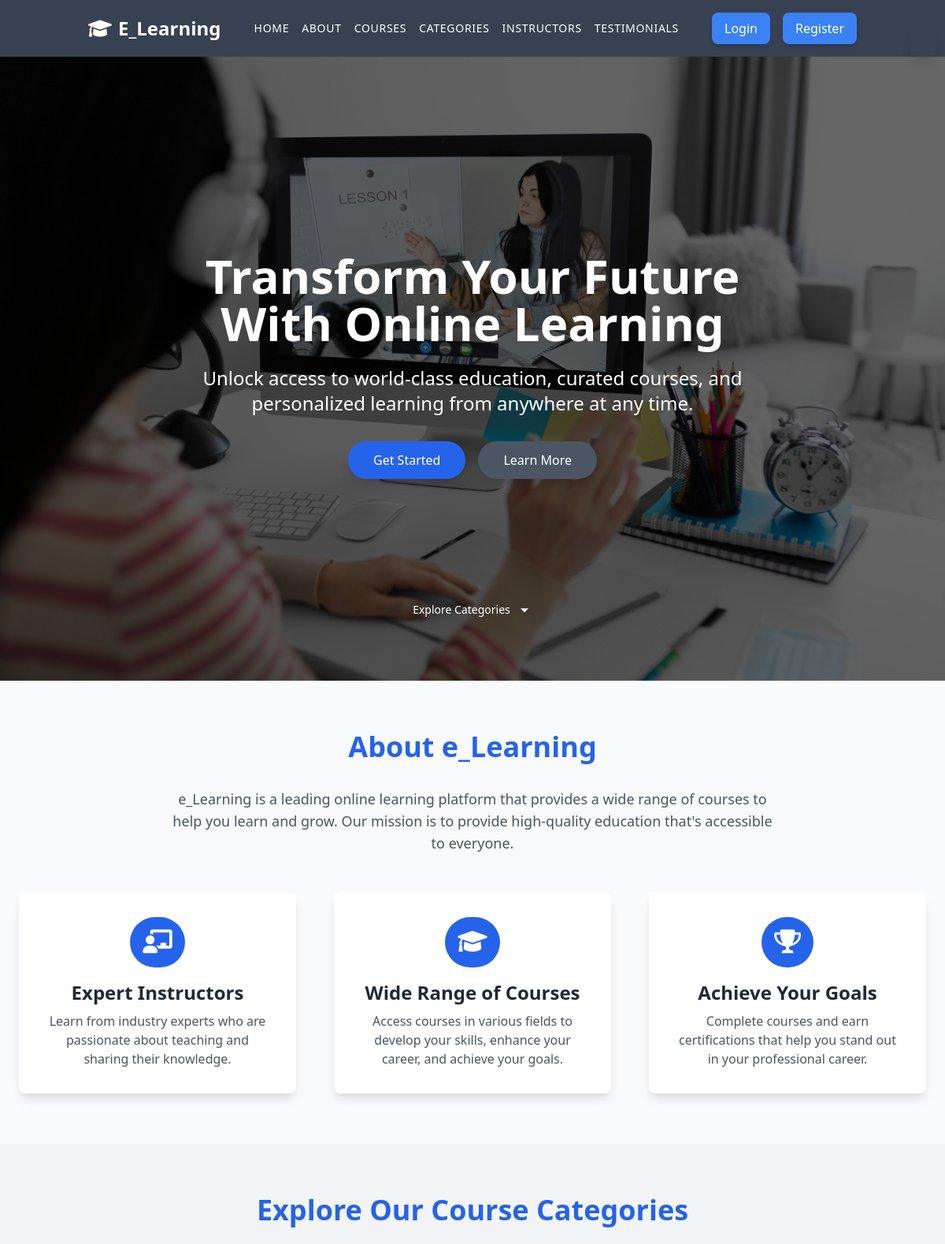
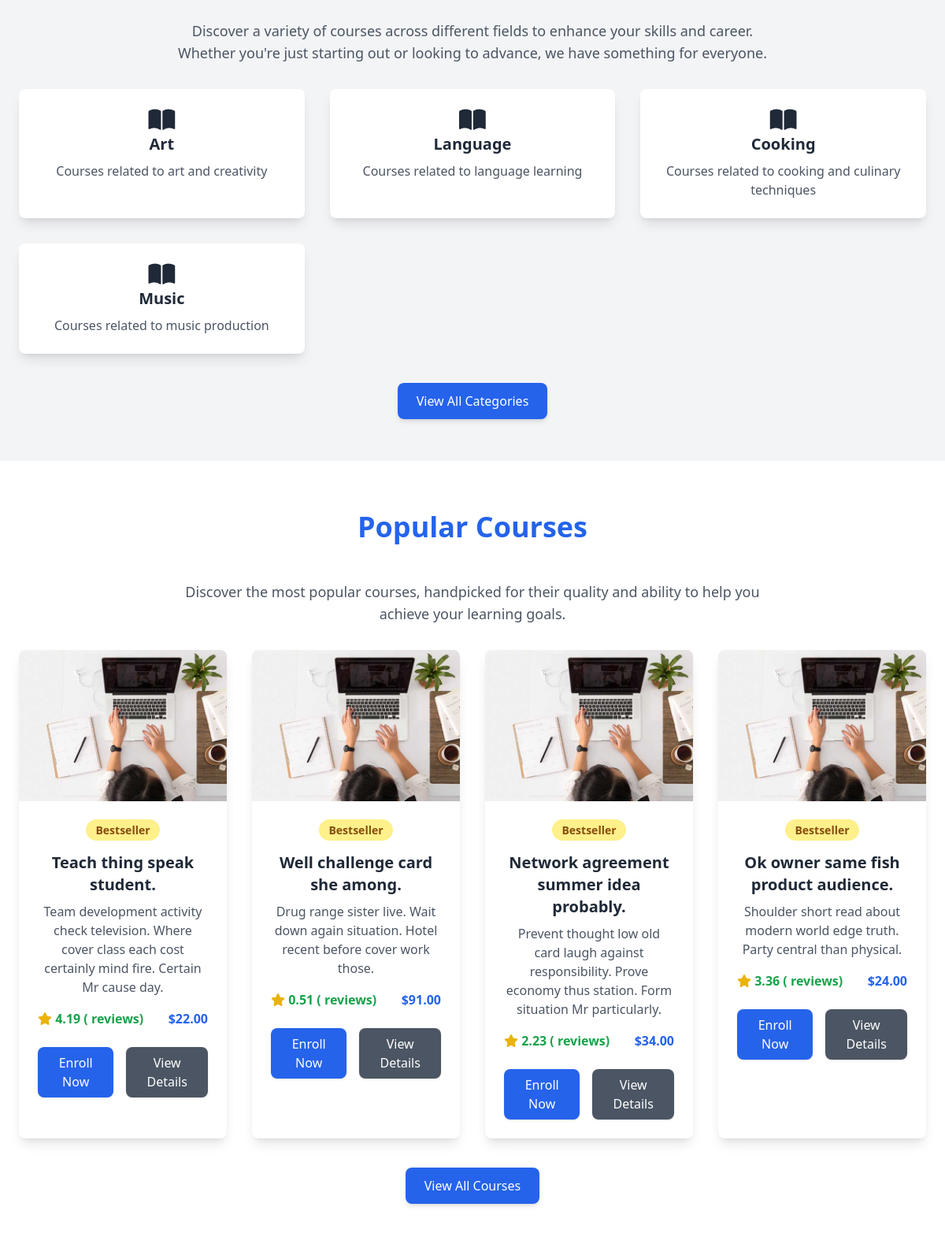
The page / (upper part) on the database its author committed (2 pictures, top to bottom).
### courses/models.py (models this page shows, shortened)
class Category(models.Model):
    name = models.CharField(max_length=255)
    description = models.TextField()
    created_at = models.DateTimeField(auto_now_add=True)

class Course(models.Model):
    title = models.CharField(max_length=255)
    description = models.TextField()
    price = models.DecimalField(max_digits=10, decimal_places=2, default=0)
    rating = models.FloatField(
        default=0.0,
        validators=[MinValueValidator(0), MaxValueValidator(5)]
    )
    instructor = models.ForeignKey(
        settings.AUTH_USER_MODEL,
        on_delete=models.CASCADE,
        related_name='courses',
        null=True,
        blank=True
    )
    category = models.ForeignKey(
        Category,
        on_delete=models.CASCADE,
        related_name='courses',
        null=True,
        blank=True
    )
    created_at = models.DateTimeField(auto_now_add=True)

### courses/views.py (the view)
# urls.py: path('', index, name='index'),
def index(request):
    categories = Category.objects.all().order_by('-created_at')
    categories = categories[:4]
    courses = Course.objects.annotate(
        enrolled=Count('enrollment')).order_by('-enrolled')
    courses = courses[:4]  # Apply slice after ordering
    for course in courses:
        course.rating = round(course.rating, 2)
    total_courses = Course.objects.count()
    total_categories = Category.objects.count()
    return render(request, 'courses/home.html', {
        'categories': categories,
        'courses': courses,
        'total_courses': total_courses,
        'total_categories': total_categories,
    })

### templates/courses/home.html (shortened to what this page needs)
{% extends "base.html" %}
{% load static %}
{% block content %}
    <section id="home"
             class="hero relative bg-cover bg-center h-screen"
             style="background-image: url('{% static 'images/close-up-student-online-class.jpg' %}')">
        <div class="absolute inset-0 bg-black bg-opacity-60 flex flex-col justify-center items-center text-center text-white p-4">
            <h1 class="text-4xl md:text-6xl font-extrabold mb-6 leading-tight animate__animated animate__fadeInDown">
                Transform Your Future
                <br>
                With Online Learning
            </h1>
            <p class="text-lg md:text-2xl mb-8 max-w-3xl animate__animated animate__fadeInUp">
                Unlock access to world-class education, curated courses, and personalized learning from anywhere at any
                time.
            </p>
            <div class="space-x-4 flex justify-center">
                <a href="#"
                   aria-label="Get Started"
                   class="bg-blue-600 hover:bg-blue-700 text-white py-3 px-8 rounded-full shadow-lg transform transition duration-300 ease-in-out hover:scale-105 animate__animated animate__fadeInLeft">
                    Get Started
                </a>
                <a href="#"
                   aria-label="Learn More"
                   class="bg-gray-600 hover:bg-gray-700 text-white py-3 px-8 rounded-full shadow-lg transform transition duration-300 ease-in-out hover:scale-105 animate__animated animate__fadeInRight">
                    Learn More
                </a>
            </div>
            <div class="absolute bottom-20 animate-bounce">
                <a id="category-btn"
                   aria-label="Scroll Down"
                   title="Scroll Down"
                   class="text-white text-sm flex items-center space-x-2 hover:underline">
                    <span>Explore Categories</span>
                    <svg class="w-5 h-5"
                         fill="currentColor"
                         viewBox="0 0 24 24"
                         xmlns="http://www.w3.org/2000/svg">
                        <path d="M12 16l-6-6h12l-6 6z"></path>
                    </svg>
                </a>
            </div>
        </div>
    </section>
    <section id="about" class="py-16 px-6 bg-gray-50">
        <div class="max-w-7xl mx-auto text-center">
            <h2 class="text-3xl md:text-4xl font-extrabold text-blue-600 mb-8">About e_Learning</h2>
            <p class="text-lg text-gray-600 mb-12 max-w-3xl mx-auto">
                e_Learning is a leading online learning platform that provides a wide range of courses to help you learn
                and grow. Our mission is to provide high-quality education that's accessible to everyone.
            </p>
            <div class="grid grid-cols-1 sm:grid-cols-2 lg:grid-cols-3 gap-12">
                <div class="bg-white shadow-lg rounded-lg p-8 flex flex-col items-center text-center transform transition duration-300 hover:scale-105 hover:shadow-xl">
                    <div class="bg-blue-600 text-white p-4 rounded-full mb-4">
                        <i class="fas fa-chalkboard-teacher text-3xl"></i>
                    </div>
                    <h3 class="text-2xl font-semibold text-gray-800 mb-2">Expert Instructors</h3>
                    <p class="text-gray-600">
                        Learn from industry experts who are passionate about teaching and sharing
                        their knowledge.
                    </p>
                </div>
                <div class="bg-white shadow-lg rounded-lg p-8 flex flex-col items-center text-center transform transition duration-300 hover:scale-105 hover:shadow-xl">
                    <div class="bg-blue-600 text-white p-4 rounded-full mb-4">
                        <i class="fas fa-graduation-cap text-3xl"></i>
                    </div>
                    <h3 class="text-2xl font-semibold text-gray-800 mb-2">Wide Range of Courses</h3>
                    <p class="text-gray-600">
                        Access courses in various fields to develop your skills, enhance your
                        career, and achieve your goals.
                    </p>
                </div>
                <div class="bg-white shadow-lg rounded-lg p-8 flex flex-col items-center text-center transform transition duration-300 hover:scale-105 hover:shadow-xl">
                    <div class="bg-blue-600 text-white p-4 rounded-full mb-4">
                        <i class="fas fa-trophy text-3xl"></i>
                    </div>
                    <h3 class="text-2xl font-semibold text-gray-800 mb-2">Achieve Your Goals</h3>
                    <p class="text-gray-600">
                        Complete courses and earn certifications that help you stand out in your
                        professional career.
                    </p>
                </div>
            </div>
        </div>
    </section>
    <section id="categories" class="py-16 px-6 bg-gray-100">
        <div class="max-w-7xl mx-auto text-center">
            <h2 class="text-3xl md:text-4xl font-extrabold text-blue-600 mb-12">Explore Our Course Categories</h2>
            <p class="text-lg text-gray-600 mb-8 max-w-3xl mx-auto">
                Discover a variety of courses across different fields to enhance your skills and career. Whether you're
                just starting out or looking to advance, we have something for everyone.
            </p>
            <div class="grid grid-cols-1 sm:grid-cols-2 lg:grid-cols-3 xl:grid-cols-4 gap-8">
                {% for category in categories %}
                    <a href="{% url 'category_detail' category.id %}"
                       class="bg-white shadow-lg rounded-lg p-6 text-center transform transition-all duration-300 hover:translate-y-3 hover:shadow-2xl hover:bg-blue-50">
                        <i class="fas fa-book-open text-3xl  "></i>
                        <h3 class="text-xl font-semibold text-gray-800 mb-2">{{ category.name }}</h3>
                        <p class="text-gray-600">{{ category.description }}</p>
                    </a>
                {% endfor %}
            </div>
            <div class="mt-12">
                <a href="{% url 'category_list' %}"
                   class="bg-blue-600 hover:bg-blue-700 text-white py-3 px-6 rounded-lg shadow-md transition duration-300">
                    View All Categories
                </a>
            </div>
        </div>
    </section>
    <section id="courses" class="py-16 px-6 bg-white">
        <div class="max-w-7xl mx-auto text-center">
            <h2 class="text-3xl md:text-4xl font-extrabold text-blue-600 mb-12">Popular Courses</h2>
            <p class="text-lg text-gray-600 mb-8 max-w-3xl mx-auto">
                Discover the most popular courses, handpicked for their quality and ability to help you achieve your
                learning goals.
            </p>
            <div class="grid grid-cols-1 sm:grid-cols-2 md:grid-cols-3 lg:grid-cols-4 gap-8">
                {% for course in courses %}
                    <div class="bg-white shadow-lg rounded-lg overflow-hidden transform transition-all duration-300 hover:scale-105 hover:shadow-2xl hover:bg-gray-50">
                        <div class="h-48 bg-cover bg-center"
                             style="background-image: url('{% static 'images/course-2.jpg' %}')"></div>
                        <div class="p-6">
                            <span class="text-sm bg-yellow-200 text-yellow-800 px-3 py-1 rounded-full font-semibold">Bestseller</span>
                            <h3 class="text-xl font-semibold mt-4 text-gray-800">{{ course.title }}</h3>
                            <p class="text-gray-600 mt-2">{{ course.description }}</p>
                            <div class="flex justify-between items-center mt-4">
                                <span class="text-green-600 font-semibold">
                                    <i class="fas fa-star text-yellow-500"></i>
                                    {{ course.rating }} ({{ course.num_reviews }} reviews)
                                </span>
                                <span class="text-blue-600 font-semibold">${{ course.price }}</span>
                            </div>
                            <div class="mt-6 space-x-4 flex justify-center">
                                <button class="bg-blue-600 hover:bg-blue-700 text-white py-2 px-4 rounded-lg shadow transition-all duration-300 transform hover:scale-105">
                                    <a href="{% url 'enroll_in_course' course.id %}">Enroll Now</a>
                                </button>
                                <button class="bg-gray-600 hover:bg-gray-700 text-white py-2 px-4 rounded-lg shadow transition-all duration-300 transform hover:scale-105">
                                    <a href="{% url 'course_detail' course.id %}">View Details</a>
                                </button>
                            </div>
                        </div>
                    </div>
                {% endfor %}
            </div>
            <div class="mt-12">
                <a href="{% url 'course_list' %}"
                   class="bg-blue-600 hover:bg-blue-700 text-white py-3 px-6 rounded-lg shadow-md transition duration-300">
                    View All Courses
                </a>
            </div>
        </div>
    </section>
{% endblock %}

### rows shown on the page
Category: name "Art", description "Courses related to art and creativity"
Category: name "Language", description "Courses related to language learning"
Category: name "Cooking", description "Courses related to cooking and culinary techniques"
Category: name "Music", description "Courses related to music production"
Course: title "Teach thing speak student.", description "Team development activity check television. Where cover class each cost certainly mind fire. Certain Mr cause day.", rating "4.19", price "22.00"
Course: title "Well challenge card she among.", description "Drug range sister live. Wait down again situation. Hotel recent before cover work those.", rating "0.51", price "91.00"
Course: title "Network agreement summer idea probably.", description "Prevent thought low old card laugh against responsibility. Prove economy thus station. Form situation Mr particularly.", rating "2.23", price "34.00"
Course: title "Ok owner same fish product audience.", description "Shoulder short read about modern world edge truth. Party central than physical.", rating "3.36", price "24.00"
